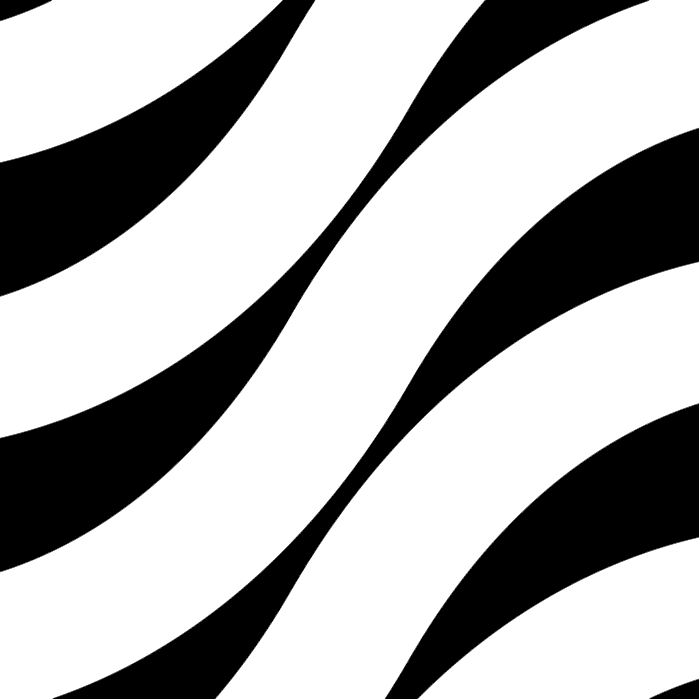

This chart was generated by the following MATLAB code: (Note: this script raises an error after producing the figure.)
%% Use + B/w image + Area compute  ======================================================================
% Doesnot trim the black slight region from all corners for negative angles
% VAT DEFECT GENERATION BASED ON SECTION 2.1 (Zamani et al. 2025)
% BLACK DEFECTS, BORDERLESS EXPORT, AND PIXEL-BASED AREA CALCULATION
% ======================================================================
clear all; close all; clc;
tic
% 1. GLOBAL PARAMETERS (in m)
a = 0.254;
Tow_Width = 3.125e-3;
Num_Tows = 16;
w_course = Num_Tows * Tow_Width;
p_l = w_course / 2;
p_r = w_course / 2;

% --- NEW USER PARAMETERS ---
line_thickness_calc = 0.39;  % (mm) Thickness for area math
line_thickness_plot = 1.0;   % (pt) Thickness for visual display

%% If T0<T1, Edge=Gap,Center=Overlap...If T0>T1, Edge=Overlap,Center=Gap
% Define your cases [T0_deg, T1_deg, Tangency_Type]
cases = {
60,  15, 'Center';    % Case 1 (Positive)
-60, -15, 'Center'     % Case 2 (Negative)
};

% --- EXTENDED DOMAIN ---
x_buffer = w_course * 2;
x = linspace(-a/2 - x_buffer, a/2 + x_buffer, 2000);

% Loop through each case to generate a separate window
for i = 1:size(cases,1)
T0_deg = cases{i,1};
T1_deg = cases{i,2};
tangency = cases{i,3};

fig_name = sprintf('Case %d: T0=%d, T1=%d (%s Tangency)', i, T0_deg, T1_deg, tangency);
fig = figure('Name', fig_name, 'Position', [50 + i*50, 50 + i*50, 700, 700], 'Color', 'w');

% Force print to respect exact figure dimensions and keep background colors
set(fig, 'PaperPositionMode', 'auto', 'InvertHardcopy', 'off');

% Use exact axes handles to guarantee clean, borderless exports
ax = axes('Position', [0 0 1 1]); % Force axes to fill the figure
hold(ax, 'on'); 
axis(ax, 'equal'); 
axis(ax, 'off'); % Silences the grid, axes, and background

% Clip the view exactly to the [-0.25, 0.25] square plate dimensions
xlim(ax, [-a/2, a/2]); 
ylim(ax, [-a/2, a/2]);

% --- OFF-WHITE BOUNDING BOX ---
% By using a color just 1 bit off from pure white [0.99 0.99 0.99], 
% we force the bounding box to the exact mathematical corners of the plate.
% Since it is > 128 grayscale, the defect area calculator completely ignores it.
plot(ax, [-a/2, a/2, a/2, -a/2, -a/2], [-a/2, -a/2, a/2, a/2, -a/2], ...
    'Color', [1 1 1], 'LineWidth', 0.1, 'HandleVisibility', 'off');

T0 = deg2rad(T0_deg);
T1 = deg2rad(T1_deg);

% Fiber Orientation Theta(x)
theta = T0 + ((T1 - T0) / (a/2)) * abs(x);
theta = max(-pi/2 + 1e-4, min(pi/2 - 1e-4, theta));

% Centerline Path y_CL(x)
y_CL = zeros(size(x));
idx_pos = x >= 0;
idx_neg = x < 0;

if abs(T1 - T0) > 1e-6
    k = (T1 - T0) / (a/2);
    y_CL(idx_pos) = (-1 / k) * (log(cos(T0 + k*x(idx_pos))) - log(cos(T0)));
    y_CL(idx_neg) = (1 / k) * (log(cos(T0 - k*x(idx_neg))) - log(cos(T0)));
else
    y_CL = tan(T0) * x;
end

% Shifting Logic
if strcmp(tangency, 'Center')
    w_e = w_course / cos(T0); 
else
    w_e = w_course / cos(T1); 
end

w_proj = w_course ./ cos(theta);
Num_Shifts = ceil((1.5 * a) / w_e) + 10;
shifts = -Num_Shifts : Num_Shifts;

% Store line handles so we can change their thickness programmatically
line_handles = [];

% Plotting loop
for k = 1:length(shifts)-1
    shift_current = shifts(k) * w_e;
    shift_next = shifts(k+1) * w_e;
    
    y_center_current = y_CL + shift_current;
    y_center_next = y_CL + shift_next;
    
    x_l_current = x - p_l * sin(theta);
    y_l_current = y_center_current + p_l * cos(theta);
    
    x_r_next = x + p_r * sin(theta);
    y_r_next = y_center_next - p_r * cos(theta);
    
    poly_x = [x_l_current, fliplr(x_r_next)];
    poly_y = [y_l_current, fliplr(y_r_next)];
    
    gap_magnitude = w_e - w_proj;
    
    % Shade defects BLACK
    if abs(mean(gap_magnitude)) > 1e-5
        fill(ax, poly_x, poly_y, 'k', 'FaceAlpha', 1.0, 'EdgeColor', 'none');
    end
    
    % Plot boundary curves BLACK and collect handles
    h1 = plot(ax, x_l_current, y_l_current, 'k-'); 
    h2 = plot(ax, x_r_next, y_r_next, 'k-');       
    line_handles = [line_handles, h1, h2];
end

%% ==================================================================
% AREA CALCULATION (PIXEL-BASED CORRELATION METHOD)
% ==================================================================
% 1. Convert mm to standard MATLAB points (1 pt = 1/72 inch = 0.3528 mm)
lw_calc_pt = line_thickness_calc * (72 / 25.4);

% 2. Set lines to mathematical thickness
set(line_handles, 'LineWidth', lw_calc_pt);

% 3. Export high-res temporary image of the exact plate boundaries using print
temp_img_name = 'temp_calc.png';
print(fig, temp_img_name, '-dpng', '-r600');

% 4. Read image and calculate ratio of black pixels (defects + lines) to total pixels
img = imread(temp_img_name);
if size(img,3) == 3
    img = rgb2gray(img);
end

bw = img < 128; % Black pixels evaluate to True (1)
defect_percentage = (sum(bw(:)) / numel(bw)) * 100;

% Output strictly to the console
fprintf('Case %d [%d, %d] %s Tangency: Total Defect Area = %.2f%%\n', ...
    i, T0_deg, T1_deg, tangency, defect_percentage);

% Delete the temporary calculation image
delete(temp_img_name);

%% ==================================================================
% VISUAL EXPORT
% ==================================================================
% Update lines to the visual display thickness
set(line_handles, 'LineWidth', line_thickness_plot);

% Save the final borderless file using print
final_img_name = sprintf('LVF_%d_%d_%d_%s.png', a*1000, T0_deg, T1_deg, tangency);
print(fig, final_img_name, '-dpng', '-r300');
fprintf('Saved borderless visual image to: %s\n\n', final_img_name);

% Add the title ONLY after saving, so the saved image remains perfectly borderless
title(ax, sprintf('[\\pm\\langle%d, %d\\rangle] %s Tangency | Area: %.2f%%', ...
    T0_deg, T1_deg, tangency, defect_percentage), 'FontSize', 12, 'FontWeight', 'bold', 'Color', 'k');


end
toc
